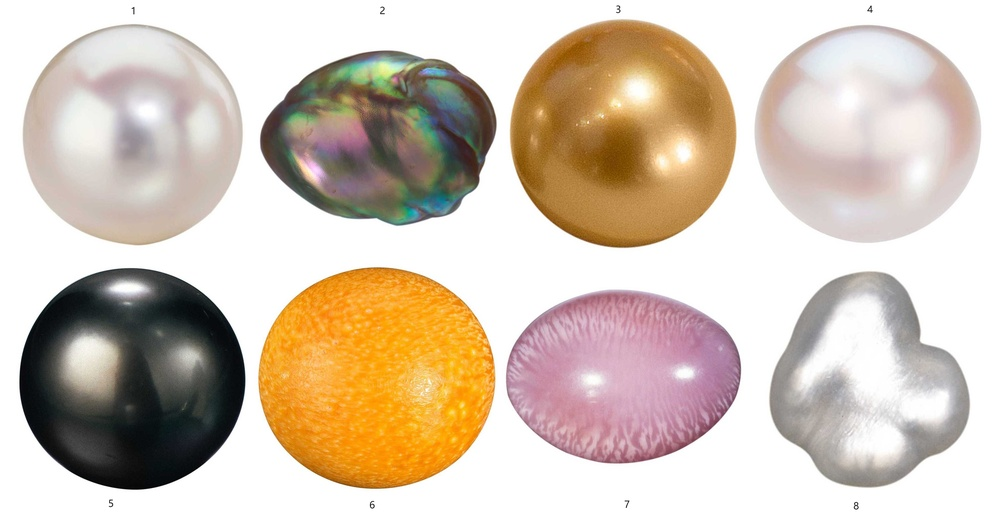
#> input picture E - 通识+专业课程资料/第6学期-机器视觉/Codes/Final/work2/pearls1.jpg, 1000 x 513 px, shrunk from 3901 x 2000 before the run
$ python work2-1-old.py
#> lines starting #> are read from the running program, lines starting #| are printed output that depends on the picture; after the words box and inside, x2 and y2 are one past the last pixel; in counts of white or black regions, pixels touching at a corner belong together
import cv2
import numpy as np
import matplotlib.pyplot as plt
from matplotlib.patches import Circle
plt.rcParams['font.sans-serif'] = ['SimHei'] # 设置中文字体

def pearl_roundness_measurement(image_path):
    """珍珠圆度测量主函数"""
#> called with image_path = 'pearls1.jpg'
    # 1. 读取与预处理
    img = cv2.imread(image_path)
#> img is the input picture: shape (513, 1000, 3); mean B, G, R 180.3, 196, 211
    img_rgb = cv2.cvtColor(img, cv2.COLOR_BGR2RGB)
    gray = cv2.cvtColor(img, cv2.COLOR_BGR2GRAY)
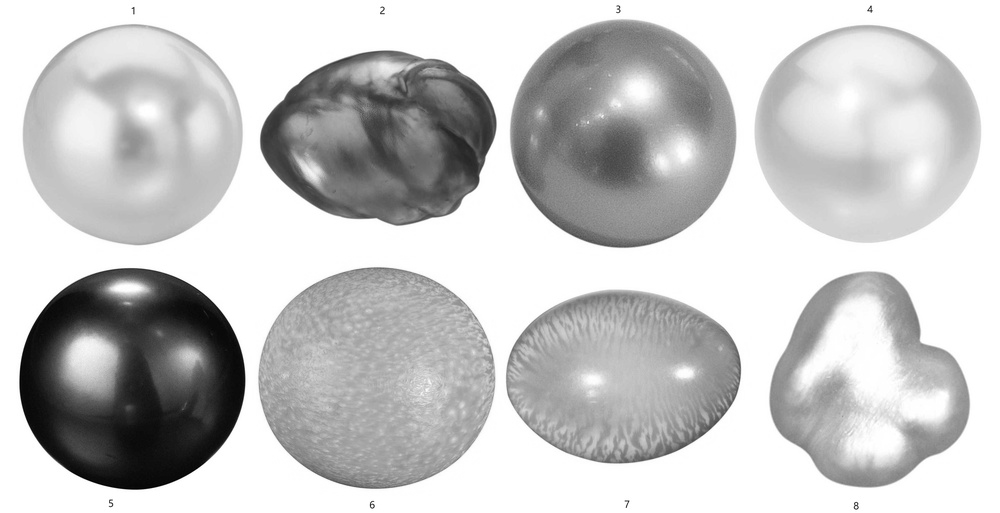
#> gray: shape (513, 1000); min 0, max 255, mean 198.7
    blurred = cv2.GaussianBlur(gray, (5, 5), 0)
    thresh = cv2.adaptiveThreshold(blurred, 255, cv2.ADAPTIVE_THRESH_GAUSSIAN_C, cv2.THRESH_BINARY_INV, 11, 2)
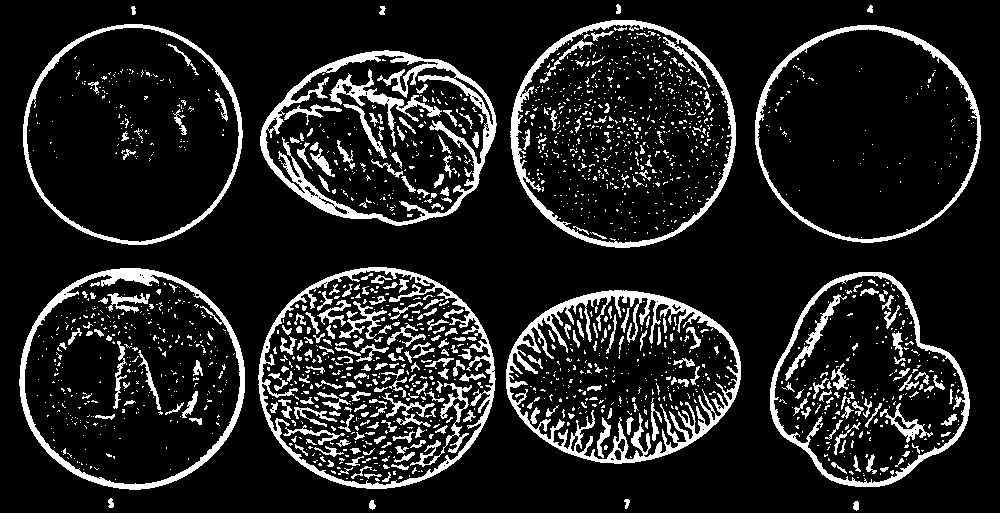
#> thresh: shape (513, 1000); 12.8% white; 1980 white regions (1661 under 20 px), largest, box (x1, y1, x2, y2) and area: (506, 290, 741, 464) 7195, (260, 50, 497, 226) 6161, (258, 267, 496, 489) 4548
    kernel = np.ones((3, 3), np.uint8)
    closed = cv2.morphologyEx(thresh, cv2.MORPH_CLOSE, kernel, iterations=2)
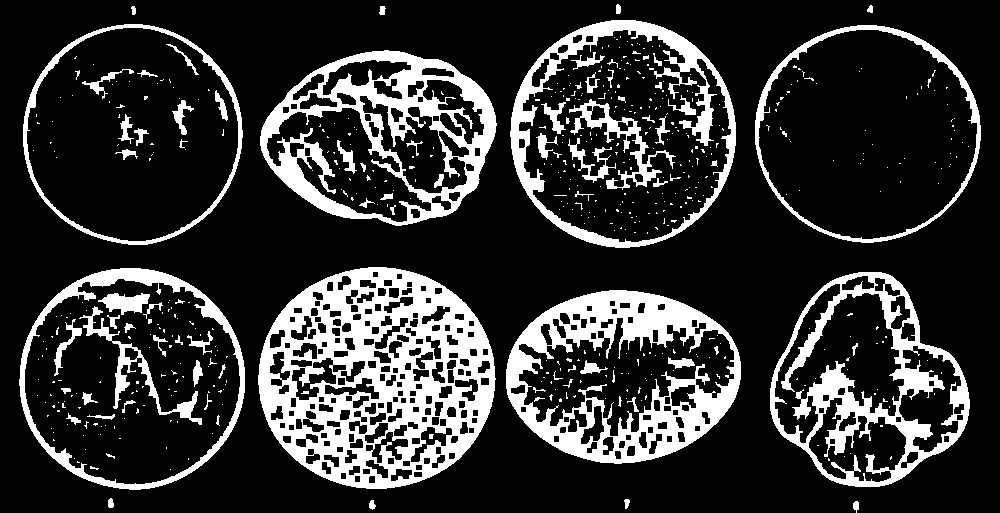
#> closed: shape (513, 1000); 19.6% white; 560 white regions (472 under 20 px), largest, box (x1, y1, x2, y2) and area: (258, 267, 496, 489) 27568, (506, 290, 741, 464) 15712, (260, 50, 497, 226) 13518
    opened = cv2.morphologyEx(closed, cv2.MORPH_OPEN, kernel, iterations=1)
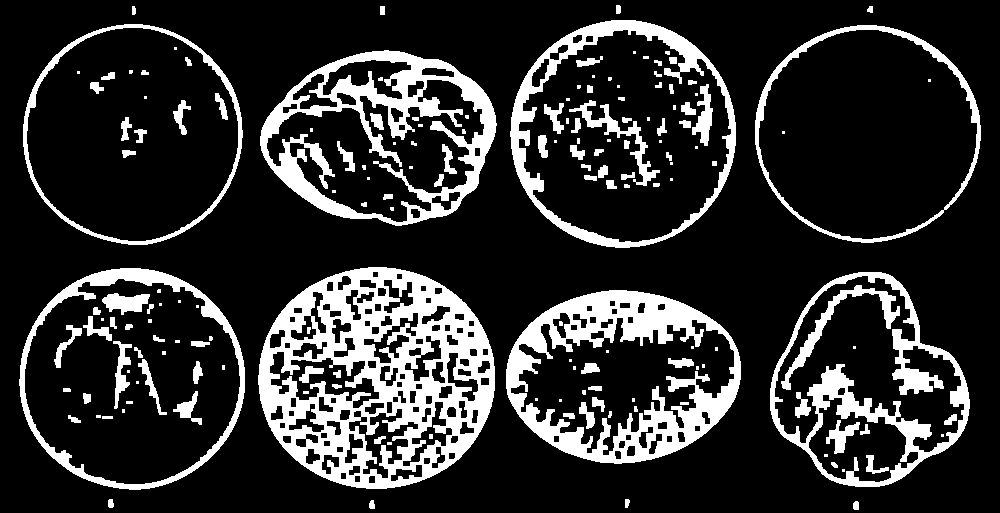
#> opened: shape (513, 1000); 18.5% white; 172 white regions (68 under 20 px)

    # 2. 轮廓检测与去重
    contours, _ = cv2.findContours(opened, cv2.RETR_EXTERNAL, cv2.CHAIN_APPROX_SIMPLE)
#> contours = 16 contours; largest, box (x1, y1, x2, y2) and area: (258, 267, 495, 489) 41134, (510, 20, 736, 248) 40116, (19, 268, 245, 490) 39028, (755, 25, 981, 243) 38110, (23, 24, 243, 245) 37748
    valid_contours = [c for c in contours if cv2.contourArea(c) > 500]
#> valid_contours = 8 contours; box (x1, y1, x2, y2) and area: (258, 267, 495, 489) 41134, (510, 20, 736, 248) 40116, (19, 268, 245, 490) 39028, (755, 25, 981, 243) 38110, (23, 24, 243, 245) 37748, (506, 290, 741, 464) 31382, (260, 50, 497, 226) 30944, (770, 272, 970, 487) 29986
    features = []
    for cnt in valid_contours:
        m = cv2.moments(cnt)
        if m["m00"] == 0: continue
        cx, cy = int(m["m10"] / m["m00"]), int(m["m01"] / m["m00"])
        area = cv2.contourArea(cnt)
        perimeter = cv2.arcLength(cnt, True)
        roundness = 4 * np.pi * area / (perimeter ** 2) if perimeter else 0
        features.append((cnt, cx, cy, area, perimeter, roundness))
#> this loop made 8 passes
#> (cx, cy, area, perimeter, roundness) on passes 1 to 8: (622, 375, 31381.5, 676.3, 0.862), (866, 384, 29985.5, 683.7, 0.806), (131, 378, 39027.5, 739.1, 0.898), (376, 377, 41133.5, 761.1, 0.892), (381, 137, 30944, 681.1, 0.838), (866, 132, 38110.5, 732.3, 0.893), (132, 133, 37748, 728, 0.895), (622, 133, 40116, 749.4, 0.898)
#> after the loop, features = 8 items

    # 3. 自动去重
    sorted_by_area = sorted(features, key=lambda x: x[3], reverse=True)
#> sorted_by_area = 8 items
    distance_threshold = 100
    unique_features = []
    used_indices = set()
    for i in range(len(sorted_by_area)):
        if i in used_indices: continue
        unique_features.append(sorted_by_area[i])
        for j in range(i + 1, len(sorted_by_area)):
            if j in used_indices: continue
            dx = sorted_by_area[i][1] - sorted_by_area[j][1]
            dy = sorted_by_area[i][2] - sorted_by_area[j][2]
            if np.sqrt(dx * dx + dy * dy) < distance_threshold:
                used_indices.add(j)
#> this loop made 8 passes
#> after the loop, unique_features = 8 items; used_indices = 0 items
    filtered_features = unique_features[:8]
#> filtered_features = 8 items

    # 4. 按相对位置排序
    def sort_by_relative_position(features):
        """按行列相对位置排序：先分上下行，再左右排序"""
        centers = [(f[1], f[2]) for f in features]
#> centers = [(376, 377), (622, 133), (131, 378), (866, 132), (132, 133), (622, 375), (381, 137), (866, 384)]
        # 提取所有y坐标，计算中位数作为行列分界
        ys = [cy for (cx, cy) in centers]
#> ys = [377, 133, 378, 132, 133, 375, 137, 384]
        y_median = np.median(ys)
#> y_median = 256

        # 分组：上行为y < 中位数，下行为y >= 中位数
        upper_row = []
        lower_row = []
        for cx, cy in centers:
            if cy < y_median:
                upper_row.append((cx, cy))
            else:
                lower_row.append((cx, cy))
#> this loop made 8 passes
#> after the loop, lower_row = [(376, 377), (131, 378), (622, 375), (866, 384)]; upper_row = [(622, 133), (866, 132), (132, 133), (381, 137)]

        # 每行按x坐标从左到右排序
        upper_row_sorted = sorted(upper_row, key=lambda x: x[0])
#> upper_row_sorted = [(132, 133), (381, 137), (622, 133), (866, 132)]
        lower_row_sorted = sorted(lower_row, key=lambda x: x[0])
#> lower_row_sorted = [(131, 378), (376, 377), (622, 375), (866, 384)]

        # 合并顺序：上一行从左到右，下一行从左到右
        return upper_row_sorted + lower_row_sorted

    # 应用排序并匹配特征
    sorted_centers = sort_by_relative_position(filtered_features)
#> sorted_centers = [(132, 133), (381, 137), (622, 133), (866, 132), (131, 378), (376, 377), (622, 375), (866, 384)]
    sorted_features = []
    for cx, cy in sorted_centers:
        for feat in filtered_features:
            if feat[1] == cx and feat[2] == cy:
                sorted_features.append(feat)
                break
#> this loop made 8 passes
#> after the loop, sorted_features = 8 items

    # 提取结果
    cnts = [f[0] for f in sorted_features]
#> cnts has the same summary as valid_contours
    centers = [(f[1], f[2]) for f in sorted_features]
#> centers has the same summary as sorted_centers
    areas = [f[3] for f in sorted_features]
#> areas = [37748, 30944, 40116, 38110.5, 39027.5, 41133.5, 31381.5, 29985.5]
    perimeters = [f[4] for f in sorted_features]
#> perimeters = [728, 681.1, 749.4, 732.3, 739.1, 761.1, 676.3, 683.7]
    roundness = [f[5] for f in sorted_features]
#> roundness = [0.895, 0.838, 0.898, 0.893, 0.898, 0.892, 0.862, 0.806]

    # 5. 生成标记图
    marked_img = img_rgb.copy()
    for i, (cnt, (cx, cy)) in enumerate(zip(cnts, centers)):
        cv2.drawContours(marked_img, [cnt], -1, (0, 255, 0), 3)
        cv2.circle(marked_img, (cx, cy), 40, (0, 0, 255), -1)
        cv2.putText(marked_img, f"P{i + 1}", (cx + 15, cy),
                    cv2.FONT_HERSHEY_SIMPLEX, 10, (0, 0, 255), 3, cv2.LINE_AA)
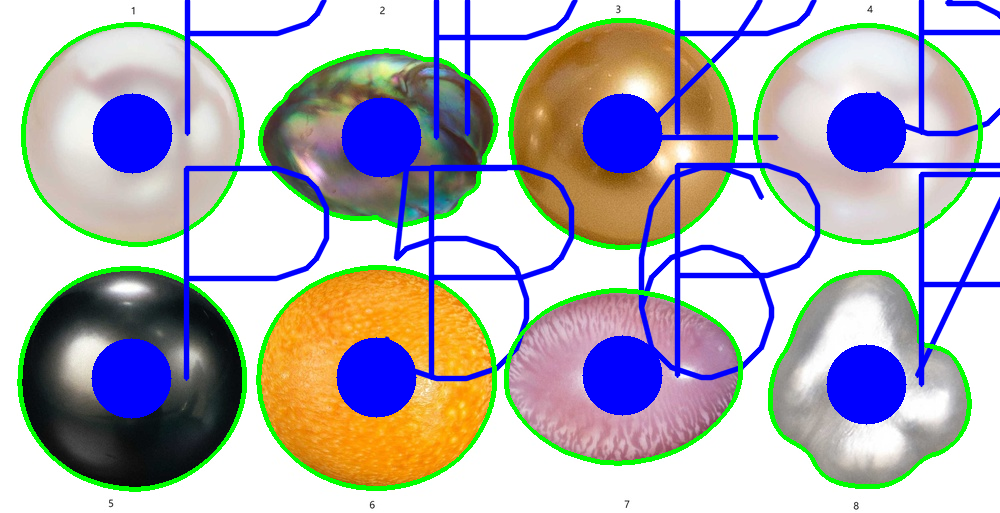
#> marked_img: shape (513, 1000, 3); mean R, G, B 176, 176, 184.7

    # 6. 保存图像
    plt.rcParams["figure.dpi"] = 300
    plt.figure(figsize=(8, 6))
    plt.imshow(gray, cmap='gray')
    plt.title('1. 灰度图', fontsize=24)
    plt.axis('off')
    plt.tight_layout()
    plt.show()

    plt.figure(figsize=(8, 6))
    plt.imshow(thresh, cmap='gray')
    plt.title('2. 阈值分割结果', fontsize=24)
    plt.axis('off')
    plt.tight_layout()
    plt.show()

    plt.figure(figsize=(8, 6))
    plt.imshow(opened, cmap='gray')
    plt.title('3. 形态学处理后', fontsize=24)
    plt.axis('off')
    plt.tight_layout()
    plt.show()

    plt.figure(figsize=(8, 6))
    plt.imshow(marked_img)
    plt.title('4. 珍珠标记结果', fontsize=24)
    plt.axis('off')
    plt.tight_layout()
    plt.show()

    # 7. 输出结果表格
    print("珍珠圆度测量结果（按相对位置排序P1-P8）:")
    print("-" * 70)
    print(f"{'编号':^10}{'中心坐标':^20}{'面积':^15}{'周长':^15}{'圆度':^15}")
    print("-" * 70)
    for i, (cx, cy) in enumerate(centers):
        print(f"P{i + 1:^10}{f'({cx}, {cy})':^20}{areas[i]:^15.2f}{perimeters[i]:^15.2f}{roundness[i]:^15.4f}")
    print("-" * 70)

    return centers, roundness

if __name__ == "__main__":
    image_path = "pearls1.jpg"
    try:
        centers, _ = pearl_roundness_measurement(image_path)
#> centers has the same summary as sorted_centers in pearl_roundness_measurement
    except Exception as e:
        print(f"处理错误: {e}")
